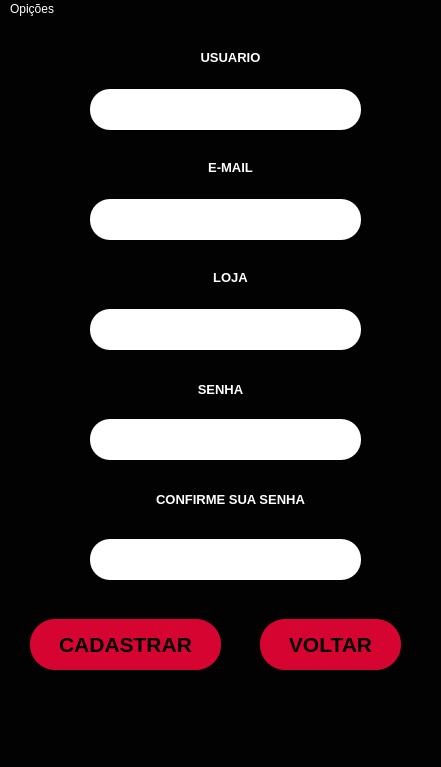
<?xml version="1.0" encoding="UTF-8"?>
<ui version="4.0">
 <class>MainWindow</class>
 <widget class="QMainWindow" name="MainWindow">
  <property name="geometry">
   <rect>
    <x>0</x>
    <y>0</y>
    <width>441</width>
    <height>767</height>
   </rect>
  </property>
  <property name="font">
   <font>
    <pointsize>10</pointsize>
   </font>
  </property>
  <property name="windowTitle">
   <string>CADASTRO</string>
  </property>
  <property name="styleSheet">
   <string notr="true">color: rgb(255, 255, 255);
background-color: rgb(2, 2, 2);
</string>
  </property>
  <widget class="QWidget" name="centralwidget">
   <widget class="QPushButton" name="cadastrar">
    <property name="geometry">
     <rect>
      <x>30</x>
      <y>600</y>
      <width>191</width>
      <height>51</height>
     </rect>
    </property>
    <property name="font">
     <font>
      <pointsize>16</pointsize>
      <weight>75</weight>
      <bold>true</bold>
     </font>
    </property>
    <property name="styleSheet">
     <string notr="true">border-radius: 25px;
background-color: rgb(213, 4, 49);
color: rgb(0, 0, 0);</string>
    </property>
    <property name="text">
     <string>CADASTRAR</string>
    </property>
    <property name="checkable">
     <bool>false</bool>
    </property>
    <property name="autoRepeat">
     <bool>false</bool>
    </property>
    <property name="autoExclusive">
     <bool>false</bool>
    </property>
   </widget>
   <widget class="QLineEdit" name="usuario">
    <property name="geometry">
     <rect>
      <x>90</x>
      <y>70</y>
      <width>271</width>
      <height>41</height>
     </rect>
    </property>
    <property name="font">
     <font>
      <pointsize>10</pointsize>
     </font>
    </property>
    <property name="styleSheet">
     <string notr="true">background-color: rgb(255, 255, 255);
border-radius: 20px</string>
    </property>
    <property name="inputMask">
     <string/>
    </property>
    <property name="text">
     <string/>
    </property>
    <property name="echoMode">
     <enum>QLineEdit::Normal</enum>
    </property>
    <property name="alignment">
     <set>Qt::AlignCenter</set>
    </property>
   </widget>
   <widget class="QLineEdit" name="senha">
    <property name="geometry">
     <rect>
      <x>90</x>
      <y>400</y>
      <width>271</width>
      <height>41</height>
     </rect>
    </property>
    <property name="font">
     <font>
      <pointsize>10</pointsize>
     </font>
    </property>
    <property name="styleSheet">
     <string notr="true">background-color: rgb(255, 255, 255);
border-radius: 20px</string>
    </property>
    <property name="inputMask">
     <string/>
    </property>
    <property name="text">
     <string/>
    </property>
    <property name="echoMode">
     <enum>QLineEdit::Password</enum>
    </property>
    <property name="alignment">
     <set>Qt::AlignCenter</set>
    </property>
   </widget>
   <widget class="QLabel" name="label_2">
    <property name="geometry">
     <rect>
      <x>180</x>
      <y>30</y>
      <width>101</width>
      <height>16</height>
     </rect>
    </property>
    <property name="font">
     <font>
      <pointsize>10</pointsize>
      <weight>75</weight>
      <bold>true</bold>
     </font>
    </property>
    <property name="toolTip">
     <string>&lt;html&gt;&lt;head/&gt;&lt;body&gt;&lt;p&gt;&lt;span style=&quot; font-size:11pt;&quot;&gt;LOGIN&lt;/span&gt;&lt;/p&gt;&lt;/body&gt;&lt;/html&gt;</string>
    </property>
    <property name="styleSheet">
     <string notr="true">color: rgb(255, 255, 255)</string>
    </property>
    <property name="text">
     <string>USUARIO</string>
    </property>
    <property name="alignment">
     <set>Qt::AlignCenter</set>
    </property>
   </widget>
   <widget class="QLabel" name="label_3">
    <property name="geometry">
     <rect>
      <x>190</x>
      <y>360</y>
      <width>61</width>
      <height>20</height>
     </rect>
    </property>
    <property name="font">
     <font>
      <pointsize>10</pointsize>
      <weight>75</weight>
      <bold>true</bold>
     </font>
    </property>
    <property name="layoutDirection">
     <enum>Qt::LeftToRight</enum>
    </property>
    <property name="styleSheet">
     <string notr="true">color: rgb(255, 255, 255);</string>
    </property>
    <property name="text">
     <string>SENHA</string>
    </property>
    <property name="alignment">
     <set>Qt::AlignCenter</set>
    </property>
   </widget>
   <widget class="QLineEdit" name="confirmar_senha">
    <property name="geometry">
     <rect>
      <x>90</x>
      <y>520</y>
      <width>271</width>
      <height>41</height>
     </rect>
    </property>
    <property name="font">
     <font>
      <pointsize>10</pointsize>
     </font>
    </property>
    <property name="styleSheet">
     <string notr="true">background-color: rgb(255, 255, 255);
border-radius: 20px</string>
    </property>
    <property name="inputMask">
     <string/>
    </property>
    <property name="text">
     <string/>
    </property>
    <property name="echoMode">
     <enum>QLineEdit::Password</enum>
    </property>
    <property name="alignment">
     <set>Qt::AlignCenter</set>
    </property>
   </widget>
   <widget class="QLabel" name="label">
    <property name="geometry">
     <rect>
      <x>130</x>
      <y>470</y>
      <width>201</width>
      <height>21</height>
     </rect>
    </property>
    <property name="font">
     <font>
      <pointsize>10</pointsize>
      <weight>75</weight>
      <bold>true</bold>
     </font>
    </property>
    <property name="styleSheet">
     <string notr="true">color: rgb(255, 255, 255);</string>
    </property>
    <property name="text">
     <string>CONFIRME SUA SENHA</string>
    </property>
    <property name="alignment">
     <set>Qt::AlignCenter</set>
    </property>
   </widget>
   <widget class="QLineEdit" name="email">
    <property name="geometry">
     <rect>
      <x>90</x>
      <y>180</y>
      <width>271</width>
      <height>41</height>
     </rect>
    </property>
    <property name="font">
     <font>
      <pointsize>10</pointsize>
     </font>
    </property>
    <property name="styleSheet">
     <string notr="true">background-color: rgb(255, 255, 255);
border-radius: 20px</string>
    </property>
    <property name="inputMask">
     <string/>
    </property>
    <property name="text">
     <string/>
    </property>
    <property name="alignment">
     <set>Qt::AlignCenter</set>
    </property>
   </widget>
   <widget class="QLabel" name="label_4">
    <property name="geometry">
     <rect>
      <x>180</x>
      <y>140</y>
      <width>101</width>
      <height>16</height>
     </rect>
    </property>
    <property name="font">
     <font>
      <pointsize>10</pointsize>
      <weight>75</weight>
      <bold>true</bold>
     </font>
    </property>
    <property name="toolTip">
     <string>&lt;html&gt;&lt;head/&gt;&lt;body&gt;&lt;p&gt;&lt;span style=&quot; font-size:11pt;&quot;&gt;LOGIN&lt;/span&gt;&lt;/p&gt;&lt;/body&gt;&lt;/html&gt;</string>
    </property>
    <property name="styleSheet">
     <string notr="true">color: rgb(255, 255, 255)</string>
    </property>
    <property name="text">
     <string>E-MAIL</string>
    </property>
    <property name="alignment">
     <set>Qt::AlignCenter</set>
    </property>
   </widget>
   <widget class="QLineEdit" name="loja">
    <property name="geometry">
     <rect>
      <x>90</x>
      <y>290</y>
      <width>271</width>
      <height>41</height>
     </rect>
    </property>
    <property name="font">
     <font>
      <pointsize>10</pointsize>
     </font>
    </property>
    <property name="styleSheet">
     <string notr="true">background-color: rgb(255, 255, 255);
border-radius: 20px</string>
    </property>
    <property name="inputMask">
     <string/>
    </property>
    <property name="text">
     <string/>
    </property>
    <property name="alignment">
     <set>Qt::AlignCenter</set>
    </property>
   </widget>
   <widget class="QLabel" name="label_5">
    <property name="geometry">
     <rect>
      <x>180</x>
      <y>250</y>
      <width>101</width>
      <height>16</height>
     </rect>
    </property>
    <property name="font">
     <font>
      <pointsize>10</pointsize>
      <weight>75</weight>
      <bold>true</bold>
     </font>
    </property>
    <property name="toolTip">
     <string>&lt;html&gt;&lt;head/&gt;&lt;body&gt;&lt;p&gt;&lt;span style=&quot; font-size:11pt;&quot;&gt;LOGIN&lt;/span&gt;&lt;/p&gt;&lt;/body&gt;&lt;/html&gt;</string>
    </property>
    <property name="styleSheet">
     <string notr="true">color: rgb(255, 255, 255)</string>
    </property>
    <property name="text">
     <string>LOJA</string>
    </property>
    <property name="alignment">
     <set>Qt::AlignCenter</set>
    </property>
   </widget>
   <widget class="QPushButton" name="voltar">
    <property name="geometry">
     <rect>
      <x>260</x>
      <y>600</y>
      <width>141</width>
      <height>51</height>
     </rect>
    </property>
    <property name="font">
     <font>
      <pointsize>16</pointsize>
      <weight>75</weight>
      <bold>true</bold>
     </font>
    </property>
    <property name="styleSheet">
     <string notr="true">border-radius: 25px;
color: rgb(0, 0, 0);
background-color: rgb(213, 4, 49);</string>
    </property>
    <property name="text">
     <string>VOLTAR</string>
    </property>
    <property name="checkable">
     <bool>false</bool>
    </property>
    <property name="autoRepeat">
     <bool>false</bool>
    </property>
    <property name="autoExclusive">
     <bool>false</bool>
    </property>
   </widget>
  </widget>
  <widget class="QStatusBar" name="statusbar"/>
  <widget class="QMenuBar" name="menubar">
   <property name="geometry">
    <rect>
     <x>0</x>
     <y>0</y>
     <width>441</width>
     <height>26</height>
    </rect>
   </property>
   <widget class="QMenu" name="menuopi_es">
    <property name="title">
     <string>Opições</string>
    </property>
    <addaction name="separator"/>
    <addaction name="actionFeedback"/>
   </widget>
   <addaction name="menuopi_es"/>
  </widget>
  <action name="actionFeedback">
   <property name="text">
    <string>Feedback</string>
   </property>
  </action>
  <action name="actionqqqqq">
   <property name="text">
    <string>qqqqq</string>
   </property>
  </action>
  <action name="actionLogoff_2">
   <property name="text">
    <string>Logoff</string>
   </property>
  </action>
 </widget>
 <resources/>
 <connections/>
</ui>
